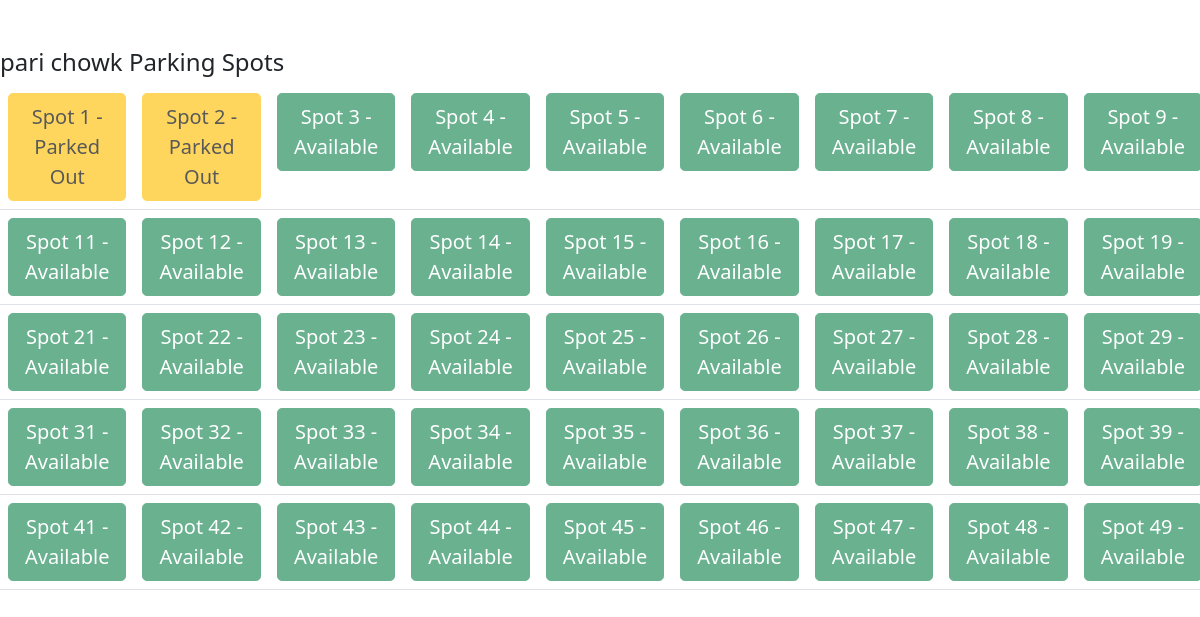
The app's page /lot/2/view, older data.
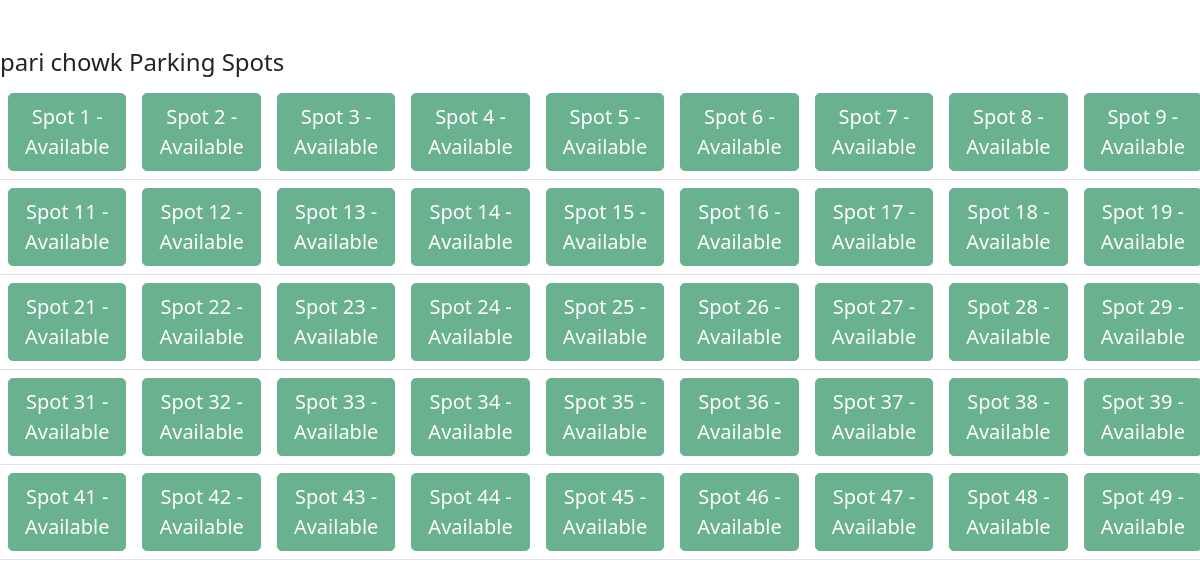
The same page, newer data.
### models.py (models this page shows)
class Spot(db.Model):
    id = db.Column(db.Integer, primary_key=True)
    lot_id = db.Column(db.Integer, db.ForeignKey('lot.id'), nullable=False)
    user_id = db.Column(db.Integer, db.ForeignKey('user.id'), nullable=True)
    spot_number = db.Column(db.Integer, nullable = False)
    status = db.Column(db.String(), default='available')
    user = db.relationship('User', backref='spots')
    releases = db.relationship('Release', backref='spot', lazy=True)

### app.py (the view, shortened to what this page needs)
@app.route('/lot/<int:lot_id>/view')
def view_spot(lot_id):
    lot = Lot.query.get_or_404(lot_id)
    spots = Spot.query.filter_by(lot_id=lot.id).order_by(Spot.spot_number).all()
    current_count = len(spots)
    db.session.commit()
    spots = Spot.query.filter_by(lot_id=lot.id).order_by(Spot.spot_number).all()
    return render_template('view_spot.html', lot=lot, spots=spots)

### templates/view_spot.html (shortened to what this page needs)
<!DOCTYPE html>
<html lang="en">
<head>
  <link href="https://cdn.jsdelivr.net/npm/bootstrap@5.0.2/dist/css/bootstrap.min.css" rel="stylesheet">
</head>
<body>
<form action="/user_dashboard" method="post">
  <h4 class="mt-5">{{ lot.prime_location }} Parking Spots</h4>
<div class="table-responsive">
  <table class="table">
  <tbody>
    <tr>
    {% for spot in spots %}
      <td>
        {% if spot.status == 'available' %}
          <button class="btn btn-success btn-lg" disabled>
            Spot {{ spot.spot_number }} - Available
          </button>
        {% else %}
          <button class="btn btn-warning btn-lg" disabled>
            Spot {{ spot.spot_number }} - Parked Out
        {% endif %}
      </td>
      {% if loop.index % 10 == 0 %}
        </tr><tr>
      {% endif %}
    {% endfor %}
    </tr>
  </tbody>
</table>
</div>
</form>
</body>

Row changes from the older to the newer data that the page shows:
changed Spot (number 1 of 45 on the later page): status "- Parked Out" → "- Available"
changed Spot (number 2 of 45 on the later page): status "- Parked Out" → "- Available"
